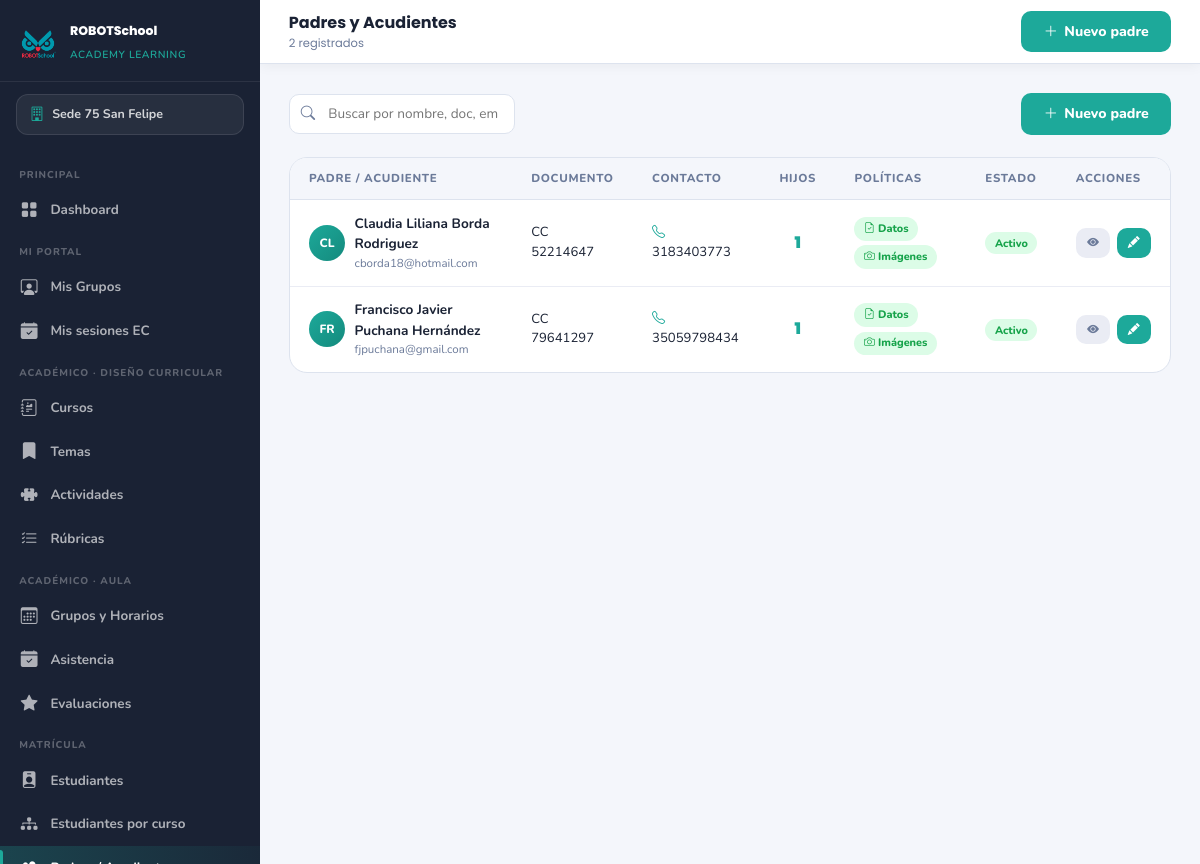
Screenshot of /modulos/padres/index.php (signed in) with the database file from the repository.
### tables this page shows
CREATE TABLE `sedes` (
  `id` int(10) UNSIGNED NOT NULL,
  `nombre` varchar(100) NOT NULL,
  `ciudad` varchar(80) NOT NULL,
  `direccion` varchar(150) NOT NULL,
  `telefono` varchar(20) DEFAULT NULL,
  `email` varchar(100) DEFAULT NULL,
  `activa` tinyint(1) NOT NULL DEFAULT 1,
  `created_at` datetime NOT NULL DEFAULT current_timestamp()
);

CREATE TABLE `padres` (
  `id` int(10) UNSIGNED NOT NULL,
  `usuario_id` int(10) UNSIGNED NOT NULL,
  `nombre_completo` varchar(150) NOT NULL,
  `tipo_doc` enum('CC','CE','PP','NIT','TI') NOT NULL DEFAULT 'CC',
  `numero_doc` varchar(30) NOT NULL,
  `telefono` varchar(20) NOT NULL,
  `telefono_alt` varchar(20) DEFAULT NULL,
  `email` varchar(120) NOT NULL,
  `direccion` varchar(200) DEFAULT NULL,
  `ocupacion` varchar(100) DEFAULT NULL,
  `acepta_datos` tinyint(1) NOT NULL DEFAULT 0 COMMENT 'Política de tratamiento de datos',
  `acepta_imagenes` tinyint(1) NOT NULL DEFAULT 0 COMMENT 'Autorización uso de imágenes',
  `fecha_aceptacion` datetime DEFAULT NULL,
  `ip_aceptacion` varchar(45) DEFAULT NULL,
  `created_at` datetime NOT NULL DEFAULT current_timestamp()
);

CREATE TABLE `usuarios` (
  `id` int(10) UNSIGNED NOT NULL,
  `sede_id` int(10) UNSIGNED DEFAULT NULL COMMENT 'NULL = admin general',
  `nombre` varchar(120) NOT NULL,
  `email` varchar(120) NOT NULL,
  `password_hash` varchar(255) NOT NULL,
  `rol` enum('admin_general','admin_sede','coordinador_pedagogico','docente','padre') NOT NULL DEFAULT 'padre',
  `activo` tinyint(1) NOT NULL DEFAULT 1,
  `ultimo_login` datetime DEFAULT NULL,
  `created_at` datetime NOT NULL DEFAULT current_timestamp()
);

### config/config.php (called while the page is built, shortened)
<?php
function h($str) {
    return htmlspecialchars($str ?? '', ENT_QUOTES, 'UTF-8');
}

### modulos/padres/index.php (the view, shortened to what this page needs)
<?php
require_once __DIR__ . '/../../config/config.php';
require_once ROOT . '/config/auth.php';
$menu_activo = 'padres';
$buscar      = trim($_GET['buscar'] ?? '');
$sede_filtro = getSedeFiltro();
$where  = ['1=1'];
$params = [];
if ($sede_filtro) {
    $where[] = 'p.id IN (SELECT DISTINCT e.padre_id FROM estudiantes e WHERE e.sede_id = ?)';
    $params[] = $sede_filtro;
}
$padres = $pdo->prepare("
    SELECT p.*, u.email AS login_email, u.activo AS login_activo,
        (SELECT COUNT(*) FROM estudiantes e WHERE e.padre_id = p.id) AS total_hijos
    FROM padres p JOIN usuarios u ON u.id = p.usuario_id
    WHERE " . implode(' AND ', $where) . "
    ORDER BY p.nombre_completo ASC
");
$padres->execute($params);
$padres = $padres->fetchAll();
require_once ROOT . '/includes/head.php';
require_once ROOT . '/includes/sidebar.php';
?>
<header class="main-header">
  <div class="header-title">
    Padres y Acudientes <small><?= count($padres) ?> registrados</small>
  </div>
  <a href="<?= $U ?>modulos/padres/form.php" class="btn-rsal-primary">
    <i class="bi bi-plus-lg"></i> Nuevo padre
  </a>
</header>
<main class="main-content">
  <div class="toolbar">
    <div class="toolbar-left">
      <form method="GET" style="display:contents;">
        <div class="search-box">
          <i class="bi bi-search"></i>
          <input type="text" name="buscar" placeholder="Buscar por nombre, doc, email..."
                 value="<?= h($buscar) ?>" onchange="this.form.submit()"/>
        </div>
      </form>
    </div>
    <a href="<?= $U ?>modulos/padres/form.php" class="btn-rsal-primary">
      <i class="bi bi-plus-lg"></i> Nuevo padre
    </a>
  </div>
  <?php if (empty($padres)): ?>
    <div class="empty-state">
      <i class="bi bi-people"></i>
      <h3>No hay padres registrados</h3>
      <p>Los padres se registran desde la web p&uacute;blica o manualmente desde aqu&iacute;.</p>
      <a href="<?= $U ?>modulos/padres/form.php" class="btn-rsal-primary">
        <i class="bi bi-plus-lg"></i> Registrar padre
      </a>
    </div>
  <?php else: ?>
    <div class="card-rsal" style="padding:0;overflow:hidden;margin:0;">
      <table class="table-rsal">
        <thead>
          <tr>
            <th>Padre / Acudiente</th>
            <th>Documento</th>
            <th>Contacto</th>
            <th>Hijos</th>
            <th>Pol&iacute;ticas</th>
            <th>Estado</th>
            <th>Acciones</th>
          </tr>
        </thead>
        <tbody>
          <?php foreach ($padres as $p): ?>
          <tr>
            <td>
              <div style="display:flex;align-items:center;gap:.6rem;">
                <div style="width:36px;height:36px;border-radius:50%;background:linear-gradient(135deg,var(--teal),var(--teal-d));display:flex;align-items:center;justify-content:center;font-size:.75rem;font-weight:800;color:#fff;flex-shrink:0;">
                  <?= strtoupper(substr($p['nombre_completo'],0,2)) ?>
                </div>
                <div>
                  <div style="font-weight:700;font-size:.85rem;color:var(--dark);"><?= h($p['nombre_completo']) ?></div>
                  <div style="font-size:.72rem;color:var(--muted);"><?= h($p['login_email']) ?></div>
                </div>
              </div>
            </td>
            <td style="font-size:.82rem;"><?= h($p['tipo_doc']) ?> <?= h($p['numero_doc']) ?></td>
            <td>
              <div style="font-size:.82rem;"><i class="bi bi-telephone" style="color:var(--teal);"></i> <?= h($p['telefono']) ?></div>
            </td>
            <td style="text-align:center;">
              <span style="font-family:'Poppins',sans-serif;font-size:1rem;font-weight:900;color:var(--teal);"><?= $p['total_hijos'] ?></span>
            </td>
            <td>
              <div style="display:flex;gap:.3rem;flex-wrap:wrap;">
                <span class="badge-estado <?= $p['acepta_datos']?'be-activa':'be-vencido' ?>" title="Tratamiento de datos">
                  <i class="bi bi-file-earmark-check"></i> Datos
                </span>
                <span class="badge-estado <?= $p['acepta_imagenes']?'be-activa':'be-vencido' ?>" title="Uso de im&aacute;genes">
                  <i class="bi bi-camera"></i> Im&aacute;genes
                </span>
              </div>
            </td>
            <td>
              <span class="badge-estado <?= $p['login_activo']?'be-activa':'be-inactiva' ?>">
                <?= $p['login_activo']?'Activo':'Inactivo' ?>
              </span>
            </td>
            <td>
              <div style="display:flex;gap:.4rem;">
                <a href="<?= $U ?>modulos/padres/ver.php?id=<?= $p['id'] ?>"
                   class="btn-rsal-secondary" style="padding:.35rem .7rem;font-size:.75rem;" title="Ver detalle">
                  <i class="bi bi-eye-fill"></i>
                </a>
                <a href="<?= $U ?>modulos/padres/form.php?id=<?= $p['id'] ?>"
                   class="btn-rsal-primary" style="padding:.35rem .7rem;font-size:.75rem;">
                  <i class="bi bi-pencil-fill"></i>
                </a>
              </div>
            </td>
          </tr>
          <?php endforeach; ?>
        </tbody>
      </table>
    </div>
  <?php endif; ?>
</main>
</body>
</html>

### includes/sidebar.php (shortened to what this page needs)
<?php
$menu_activo = $menu_activo ?? '';
$rol_actual  = $_SESSION['usuario_rol'] ?? '';
$sedes_nav = $pdo->query("SELECT * FROM sedes WHERE activa = 1 ORDER BY nombre")->fetchAll();
$sede_nombre_activa = 'Todas las sedes';
if ($rol_actual !== 'admin_general' && !empty($_SESSION['sede_id'])) {
    foreach ($sedes_nav as $s) {
        if ($s['id'] == $_SESSION['sede_id']) { $sede_nombre_activa = $s['nombre']; break; }
    }
}
function menu_class($nombre) {
    global $menu_activo;
    return $menu_activo === $nombre ? 'menu-item active' : 'menu-item';
}
$U = BASE_URL;
$es_admin    = in_array($rol_actual, ['admin_general','admin_sede']);
$es_coord    = in_array($rol_actual, ['admin_general','admin_sede','coordinador_pedagogico']);
$es_docente  = in_array($rol_actual, ['admin_general','admin_sede','coordinador_pedagogico','docente']);
?>
<nav class="sidebar" id="sidebar">
  <div class="sidebar-brand">
    <img src="<?= $U ?>assets/img/logo R sin fondo.png" alt="RSAL"/>
    <div class="sidebar-brand-text">
      <strong>ROBOTSchool</strong>
      <small>Academy Learning</small>
    </div>
  </div>
  <div class="sede-selector">
    <i class="bi bi-building"></i>
    <span><?= h($sede_nombre_activa) ?></span>
  </div>
  <div class="sidebar-menu">
    <?php if ($es_admin): ?>
    <div class="menu-section">Principal</div>
    <a href="<?= $U ?>dashboard.php" class="<?= menu_class('dashboard') ?>">
      <i class="bi bi-grid-fill"></i> Dashboard
    </a>
    <?php endif; ?>
    <?php if ($es_docente): ?>
    <div class="menu-section">Mi Portal</div>
    <a href="<?= $U ?>docente/index.php" class="<?= menu_class('docente') ?>">
      <i class="bi bi-person-workspace"></i> Mis Grupos
    </a>
    <a href="<?= $U ?>modulos/extracurriculares/asistencia/mis_sesiones.php" class="<?= menu_class('ec_mis_sesiones') ?>">
      <i class="bi bi-calendar-check-fill"></i> Mis sesiones EC
    </a>
    <?php endif; ?>
    <?php if ($es_coord): ?>
    <div class="menu-section">Acad&eacute;mico &middot; Dise&ntilde;o curricular</div>
    <a href="<?= $U ?>modulos/academico/cursos/index.php" class="<?= menu_class('cursos') ?>">
      <i class="bi bi-journal-richtext"></i> Cursos
    </a>
    <a href="<?= $U ?>modulos/academico/temas/index.php" class="<?= menu_class('temas') ?>">
      <i class="bi bi-bookmark-fill"></i> Temas
    </a>
    <a href="<?= $U ?>modulos/academico/actividades/index.php" class="<?= menu_class('actividades') ?>">
      <i class="bi bi-puzzle-fill"></i> Actividades
    </a>
    <a href="<?= $U ?>modulos/academico/rubricas/index.php" class="<?= menu_class('rubricas') ?>">
      <i class="bi bi-list-check"></i> R&uacute;bricas
    </a>
    <?php endif; ?>
    <?php if ($es_docente): ?>
    <div class="menu-section">Acad&eacute;mico &middot; Aula</div>
    <a href="<?= $U ?>modulos/academico/grupos/index.php" class="<?= menu_class('grupos') ?>">
      <i class="bi bi-calendar3"></i> Grupos y Horarios
    </a>
    <a href="<?= $U ?>modulos/academico/asistencia/index.php" class="<?= menu_class('asistencia') ?>">
      <i class="bi bi-calendar-check-fill"></i> Asistencia
    </a>
    <a href="<?= $U ?>modulos/academico/evaluaciones/index.php" class="<?= menu_class('evaluaciones') ?>">
      <i class="bi bi-star-fill"></i> Evaluaciones
    </a>
    <?php endif; ?>
    <?php if ($es_coord): ?>
    <div class="menu-section">Matr&iacute;cula</div>
    <a href="<?= $U ?>modulos/estudiantes/index.php" class="<?= menu_class('estudiantes') ?>">
      <i class="bi bi-person-badge-fill"></i> Estudiantes
    </a>
    <a href="<?= $U ?>modulos/academico/estudiantes_por_curso.php" class="<?= menu_class('estudiantes_curso') ?>">
      <i class="bi bi-diagram-3-fill"></i> Estudiantes por curso
    </a>
    <?php if ($es_admin): ?>
    <a href="<?= $U ?>modulos/padres/index.php" class="<?= menu_class('padres') ?>">
      <i class="bi bi-people-fill"></i> Padres / Acudientes
    </a>
    <?php endif; ?>
    <?php endif; ?>
  </div>
</nav>

### rows the page displays
sedes: nombre "Sede 75 San Felipe"
padres: nombre_completo "CL", nombre_completo "Claudia Liliana Borda Rodriguez", usuario.email "cborda18@hotmail.com", tipo_doc "CC", numero_doc "52214647", telefono "3183403773", total_hijos "1"
padres: nombre_completo "FR", nombre_completo "Francisco Javier Puchana Hernández", usuario.email "fjpuchana@gmail.com", tipo_doc "CC", numero_doc "79641297", telefono "35059798434", total_hijos "1"

### other values shown
count($padres) "2"
